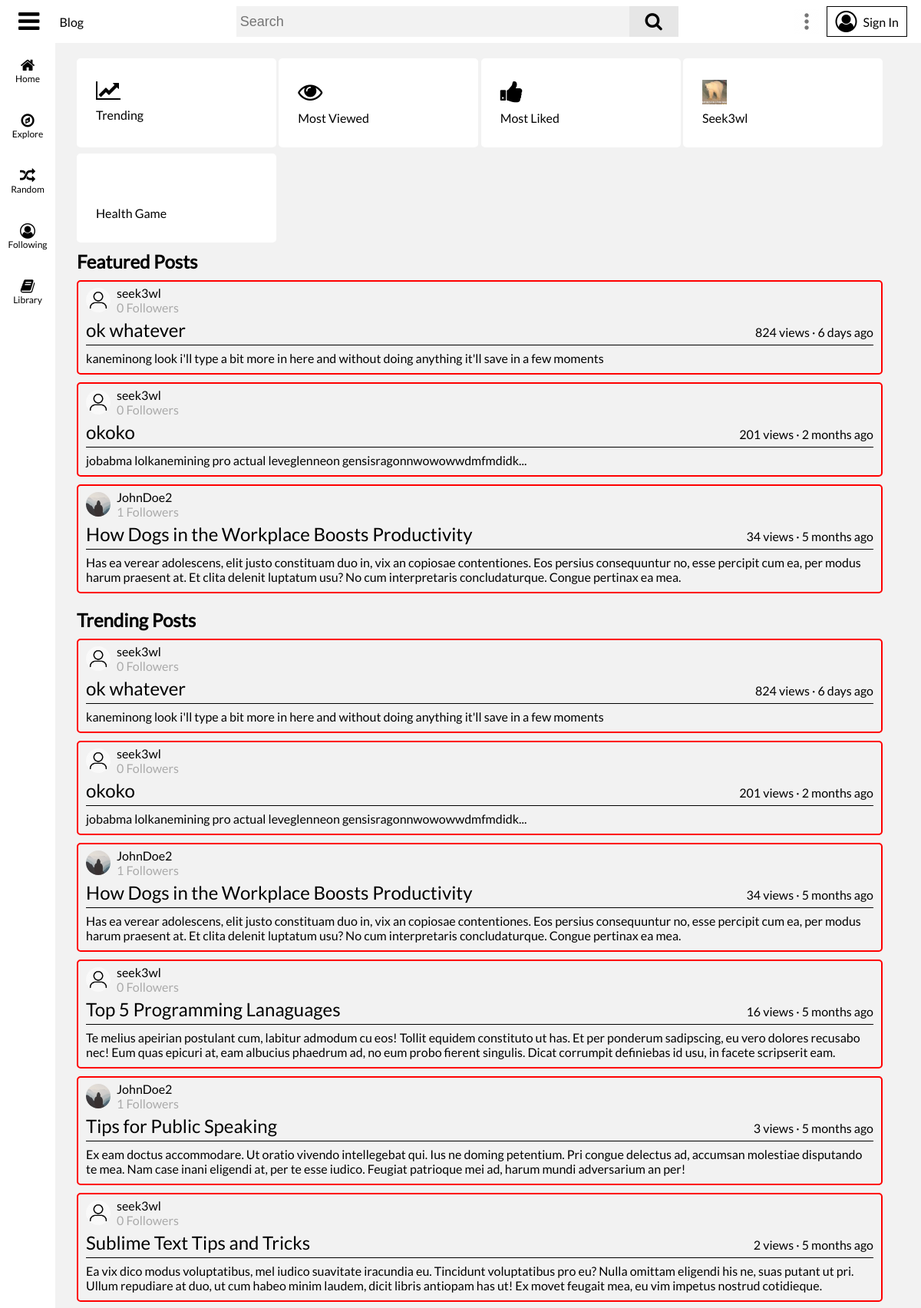
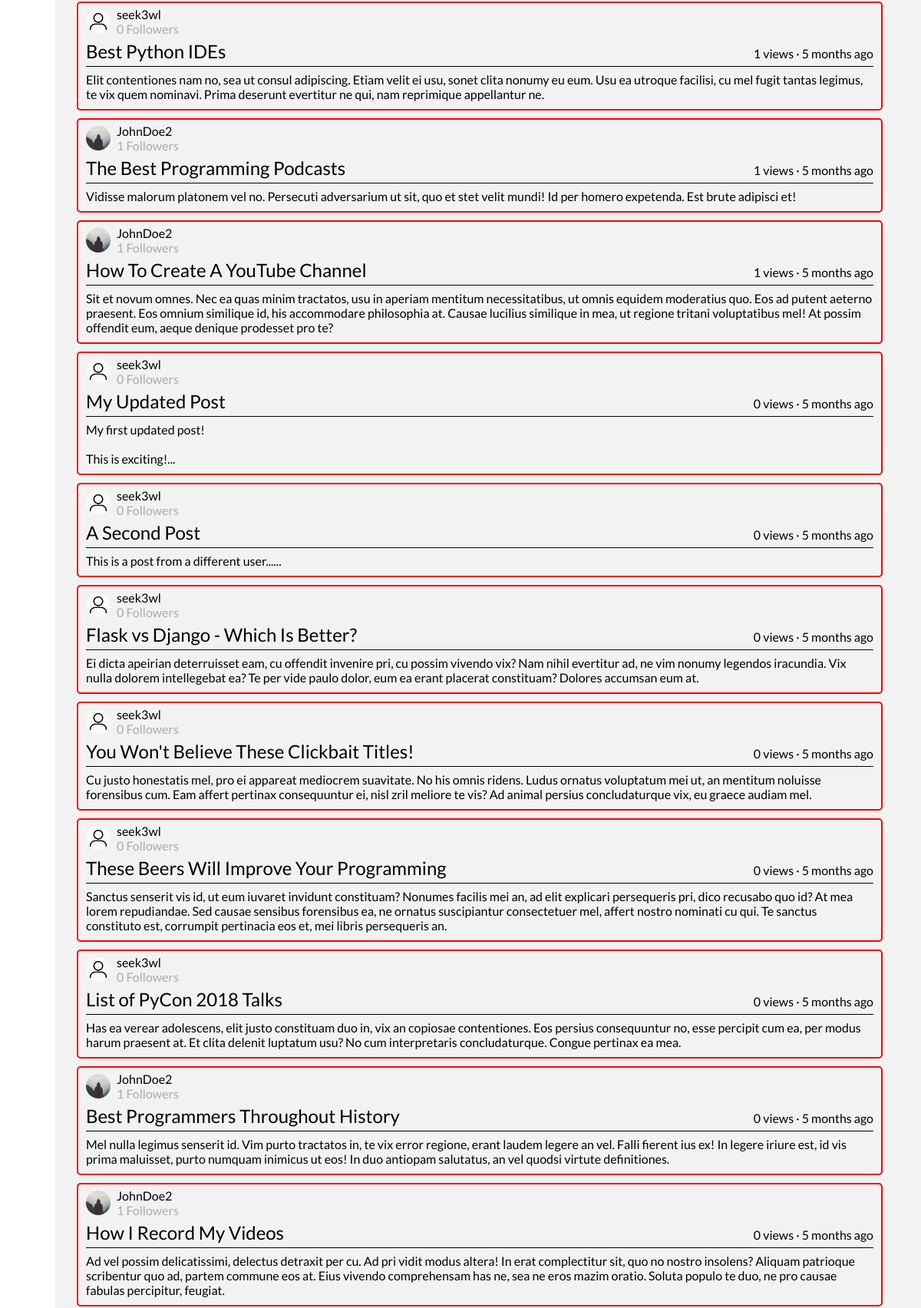
/explore (upper part), run on the app's committed database (2 pictures, top to bottom).
### flaskblog/models.py (models this page shows, shortened)
class Post(db.Model):
	id = db.Column(db.Integer, primary_key=True)
	user_id = db.Column(db.Integer, db.ForeignKey('user.id'), nullable=False)
	title = db.Column(db.String(100), nullable=False)
	date_posted = db.Column(db.DateTime, nullable=False, default=datetime.utcnow)
	content = db.Column(db.Text, nullable=False)
	views = db.Column(db.Integer, nullable=False, default=0)
	likes = db.Column(db.Integer, nullable=False, default=0)
	comments = db.relationship('Comment', backref='parent', lazy=True)
	tags = db.relationship('Tag', secondary=post_tag_cat, backref='posts_tagged')
	def date_posted_ago(self):
		date_posted = getattr(self, 'date_posted')
		return get_duration(date_posted)

class User(db.Model, UserMixin):
	id = db.Column(db.Integer, primary_key=True)
	username = db.Column(db.String(16), unique=True, nullable=False)
	email = db.Column(db.String(120), unique=True, nullable=False)
	image_file = db.Column(db.String(20), nullable=False, default='default.jpg')
	banner_image = db.Column(db.String(20), nullable=False, default='default_banner.jpg')
	description = db.Column(db.String(120), nullable=True)
	password = db.Column(db.String(60), nullable=False)
	security_question = db.Column(db.String(120), nullable=True)
	security_question_answer = db.Column(db.String(120), nullable=True)
	date_joined = db.Column(db.DateTime, default=datetime.utcnow, nullable=False)
	following = db.relationship('User', secondary=user_user_follow,
								primaryjoin=id == user_user_follow.c.follower_user_id,
								secondaryjoin=id == user_user_follow.c.following_user_id,
								backref='followers')
	media_uploads = db.relationship('Media', backref='uploader', lazy=True)
	posts_cached = db.relationship('PostCache', backref='cache_author', lazy=True)
	posts = db.relationship('Post', backref='author', lazy=True)
	posts_viewed = db.relationship('Post', secondary=user_post_view, backref='viewers')
	posts_liked = db.relationship('Post', secondary=user_post_like, backref='post_likers')
	posts_disliked = db.relationship('Post', secondary=user_post_dislike, backref='post_dislikers')
	featured_post_id = db.Column(db.Integer, nullable=True)
	comments = db.relationship('Comment', backref='author', lazy=True)
	comments_liked = db.relationship('Comment', secondary=user_comment_like, backref='comment_likers')
	comments_disliked = db.relationship('Comment', secondary=user_comment_dislike, backref='comment_dislikers')
	collections = db.relationship('Collection', backref='author', lazy=True)

### flaskblog/main/routes.py (the view, shortened to what this page needs)
@main.route('/explore')
def explore():
	explore_option = request.args.get('c')
	if explore_option == 'trending':
		trending_posts = Post.query.order_by(Post.views.desc()).limit(50).all()
		limit_content = {}
		for post in trending_posts:
			splinted = re.split('{{|}}', post.content)
			for i, splint in enumerate(splinted):
				if splint == '':
					splinted.pop(i)
				elif '*/#|>' in splint:
					splinted.pop(i)
			if len(splinted[0].split()) > 17:
				limit_content[post.id] = splinted[0].split('\n')[0]
			else:
				limit_content[post.id] = splinted[0] + '...'
		return render_template('/explore/trending.html', title='Trending', trending_posts=trending_posts,
							   limit_content=limit_content)
	elif explore_option == 'osu-mania':
		return render_template('/explore/osu_mania.html', title='Osu Mania')
	else:
		featured_posts = Post.query.order_by(Post.views.desc()).limit(3).all()
		trending_posts = Post.query.order_by(Post.views.desc()).limit(30).all()
		limit_content = {}
		for post in featured_posts + trending_posts:
			splinted = re.split('{{|}}', post.content)
			for i, splint in enumerate(splinted):
				if splint == '':
					splinted.pop(i)
				elif '*/#|>' in splint:
					splinted.pop(i)
			if len(splinted[0].split()) > 17:
				limit_content[post.id] = splinted[0].split('\n')[0]
			else:
				limit_content[post.id] = splinted[0] + '...'
		return render_template('/explore/explore.html', title='Explore', featured_posts=featured_posts,
							   trending_posts=trending_posts, limit_content=limit_content)

### flaskblog/main/forms.py
class SearchForm(FlaskForm):
    searched = SearchField(validators=[DataRequired()])

### flaskblog/main/routes.py (called while the page is built)
@main.app_context_processor
def inject_template_globals():
	if current_user.is_authenticated:
		image_file_2 = current_user.image_file
	else:
		image_file_2 = 'default.jpg'
	has_post_cache = False
	if current_user.is_authenticated:
		if PostCache.query.filter_by(user_id=current_user.id):
			has_post_cache = True
	return dict(image_file=url_for('static', filename=f'images/profile_pics/{image_file_2}'), SearchForm=SearchForm(),
				has_post_cache=has_post_cache)

### flaskblog/templates/explore/explore.html
{% extends 'base.html' %}
{% block body %}
	<div id="main-body">
		<div id="explore-categories-container">
			<div class="explore-categories">
				<a id="explore-categories-trending" class="explore-category" href="{{ url_for('main.explore', c='trending') }}">
					<i class="fa fa-line-chart" aria-hidden="true" style="font-size: 28px;"></i>
					<span>Trending</span>
				</a>
				<a id="explore-categories-most-viewed" class="explore-category" href="{{ url_for('main.explore', c='most-viewed') }}">
					<i class="fa fa-eye" aria-hidden="true" style="font-size: 32px;"></i>
					<span>Most Viewed</span>
				</a>
				<a id="explore-categories-most-liked" class="explore-category" href="{{ url_for('main.explore', c='most-liked') }}">
					<i class="fa fa-thumbs-up" aria-hidden="true" style="font-size: 32px;"></i>
					<span>Most Liked</span>
				</a>
				<a id="explore-categories-seek3wl" class="explore-category" href="{{ url_for('main.explore', c='seek3wl') }}">
					<img src="{{ url_for('static', filename='icons/seek3wl.png') }}" height="32" width="32" draggable="false">
					<span>Seek3wl</span>
				</a>
			</div>
			<div class="explore-categories" style="margin-top: 8px;">
				<a id="explore-categories-trending" class="explore-category" href="{{ url_for('main.health_game') }}">
					<img src="{{ url_for('static', filename='icons/mania.png') }}" height="32" width="32" draggable="false">
					<span>Health Game</span>
				</a>
			</div>
		</div>
		<div id="explore-featured">
			<div id="explore-featured-header">
				<h2>Featured Posts</h2>
			</div>
			{% for post in featured_posts %}
				<article class="post-container">
					<div class="post-header">
						<a href="{{ url_for('users.user_page', username=post.author.username) }}">
							<img class="post-user-img" height="32" width="32" draggable="false" src="{{ url_for('static', filename='images/profile_pics/' + post.author.image_file) }}">
						</a>
						<div class="post-header-info">
							<a href="{{ url_for('users.user_page', username=post.author.username) }}">
								{{ post.author.username }}
							</a>
							<span>{{ length(post.author.followers) }} Followers</span>
						</div>
					</div>
					<div class="post-title">
						<a href="{{ url_for('posts.post', post_id=post.id) }}">{{ post.title }}</a>
						{{ post.views }} views · {{ post.date_posted_ago() }}
					</div>
					<p class="post-content">{{ limit_content[post.id] }}</p>
				</article>
			{% endfor %}
		</div>
		<div id="explore-trending">
			<div id="explore-trending-header">
				<h2>Trending Posts</h2>
			</div>
			{% for post in trending_posts %}
				<article class="post-container">
					<div class="post-header">
						<a href="{{ url_for('users.user_page', username=post.author.username) }}">
							<img class="post-user-img" height="32" width="32" draggable="false" src="{{ url_for('static', filename='images/profile_pics/' + post.author.image_file) }}">
						</a>
						<div class="post-header-info">
							<a href="{{ url_for('users.user_page', username=post.author.username) }}">
								{{ post.author.username }}
							</a>
							<span>{{ length(post.author.followers) }} Followers</span>
						</div>
					</div>
					<div class="post-title">
						<a href="{{ url_for('posts.post', post_id=post.id) }}">{{ post.title }}</a>
						{{ post.views }} views · {{ post.date_posted_ago() }}
					</div>
					<p class="post-content">{{ limit_content[post.id] }}</p>
				</article>
			{% endfor %}
		</div>
	</div>
{% endblock %}

### flaskblog/static/main.css (style rules this page uses)
[data-theme="light"] { --primary-color: #f2f2f2; --secondary-color: #f00; --primary-color-header: #fff; --secondary-color-header: #000; --search-box: #f2f2f2; --search-box-icon: #e6e6e6; --side-menu-color: #e6e6e6; --primary-text: #000; --primary-icon: #000; }
body { margin: 0; padding: 0; background-color: var(--primary-color); font-family: 'Lato', sans-serif; }
p, h1, h2, h3, h4, h5, h6, span { color: var(--primary-text); margin: 0px; padding: 0px; }
a { color: #3ea6ff margin: 0; padding: 0; }
#main-body { display: flex; flex-direction: column; padding: 76px 50px 20px 100px; }
.post-container { display: flex; flex-direction: column; color: var(--primary-text); padding-top: 5px; padding-left: 10px; padding-right: 10px; margin-bottom: 10px; border-radius: 5px; border: 2px solid var(--secondary-color); }
.post-header { display: flex; align-items: center; }
.post-header > a { display: inline-flex; }
.post-user-img { border-radius: 50px; }
.post-header-info { display: flex; flex-direction: column; padding-left: 8px; }
.post-header-info a { color: var(--primary-text); text-decoration: none; }
.post-header-info span { color: #aaa; }
.post-title { display: flex; align-items: baseline; justify-content: space-between; border-bottom: 1px solid var(--primary-text); }
.post-title a { color: var(--primary-text); font-size: 24px; text-decoration: none; margin-top: 5px; margin-bottom: 5px; }
.post-content { color: var(--primary-text); white-space: pre-line; margin-top: 7px; margin-bottom: 10px; }
#explore-categories-container { display: flex; flex-direction: column; }
.explore-categories { display: flex; justify-content: space-between; height: 116px; }
.explore-category { display: flex; flex-direction: column; color: var(--primary-text); text-decoration: none; padding: 10px 25px; width: 20%; background-color: var(--primary-color-header); border-radius: 5px; }
.explore-category i, .explore-category img { margin-top: 18px; }
.explore-category span { margin-top: 8px; }
#explore-featured-header { color: #ffffff; margin: 10px 0; }
#explore-trending-header { color: #ffffff; margin: 10px 0; }

### data on the page
Post: image_file (placeholder picture), author.username "seek3wl", likes "0", title "ok whatever", views "824", date_posted_ago "6 days ago", limit_content "kaneminong look i'll type a bit more in here and without doing anything it'll save in a few moments"
Post: image_file (placeholder picture), author.username "seek3wl", likes "0", title "okoko", views "201", date_posted_ago "2 months ago", limit_content "jobabma lolkanemining pro actual leveglenneon gensisragonnwowowwdmfmdidk..."
Post: image_file (placeholder picture), author.username "JohnDoe2", length "1", title "How Dogs in the Workplace Boosts Productivity", views "34", date_posted_ago "5 months ago", limit_content "Has ea verear adolescens, elit justo constituam duo in, vix an copiosae contentiones. Eos persius consequuntur no, esse percipit cum ea, per modus harum praesent at. Et clita delenit luptatum usu? No cum interpretaris concludaturque. Congue pertinax ea mea."
Post: image_file (placeholder picture), author.username "seek3wl", likes "0", title "Top 5 Programming Lanaguages", views "16", date_posted_ago "5 months ago", limit_content "Te melius apeirian postulant cum, labitur admodum cu eos! Tollit equidem constituto ut has. Et per ponderum sadipscing, eu vero dolores recusabo nec! Eum quas epicuri at, eam albucius phaedrum ad, no eum probo fierent singulis. Dicat corrumpit definiebas id usu, in facete scripserit eam."
Post: image_file (placeholder picture), author.username "JohnDoe2", length "1", title "Tips for Public Speaking", views "3", date_posted_ago "5 months ago", limit_content "Ex eam doctus accommodare. Ut oratio vivendo intellegebat qui. Ius ne doming petentium. Pri congue delectus ad, accumsan molestiae disputando te mea. Nam case inani eligendi at, per te esse iudico. Feugiat patrioque mei ad, harum mundi adversarium an per!"
Post: image_file (placeholder picture), author.username "seek3wl", likes "0", title "Sublime Text Tips and Tricks", views "2", date_posted_ago "5 months ago", limit_content "Ea vix dico modus voluptatibus, mel iudico suavitate iracundia eu. Tincidunt voluptatibus pro eu? Nulla omittam eligendi his ne, suas putant ut pri. Ullum repudiare at duo, ut cum habeo minim laudem, dicit libris antiopam has ut! Ex movet feugait mea, eu vim impetus nostrud cotidieque."
Post: image_file (placeholder picture), author.username "seek3wl", likes "0", title "Best Python IDEs", views "1", date_posted_ago "5 months ago", content "Elit contentiones nam no, sea ut consul adipiscing. Etiam velit ei usu, sonet clita nonumy eu eum. Usu ea utroque facilisi, cu mel fugit tantas legimus, te vix quem nominavi. Prima deserunt evertitur ne qui, nam reprimique appellantur ne."
Post: image_file (placeholder picture), author.username "JohnDoe2", views "1", title "The Best Programming Podcasts", date_posted_ago "5 months ago", limit_content "Vidisse malorum platonem vel no. Persecuti adversarium ut sit, quo et stet velit mundi! Id per homero expetenda. Est brute adipisci et!"
Post: image_file (placeholder picture), author.username "JohnDoe2", views "1", title "How To Create A YouTube Channel", date_posted_ago "5 months ago", limit_content "Sit et novum omnes. Nec ea quas minim tractatos, usu in aperiam mentitum necessitatibus, ut omnis equidem moderatius quo. Eos ad putent aeterno praesent. Eos omnium similique id, his accommodare philosophia at. Causae lucilius similique in mea, ut regione tritani voluptatibus mel! At possim offendit eum, aeque denique prodesset pro te?"
Post: image_file (placeholder picture), author.username "seek3wl", length "0", title "My Updated Post", views "0", date_posted_ago "5 months ago", limit_content "My first updated post! This is exciting!..."
Post: image_file (placeholder picture), author.username "seek3wl", length "0", title "A Second Post", views "0", date_posted_ago "5 months ago", limit_content "This is a post from a different user......"
Post: image_file (placeholder picture), author.username "seek3wl", length "0", title "Flask vs Django - Which Is Better?", views "0", date_posted_ago "5 months ago", limit_content "Ei dicta apeirian deterruisset eam, cu offendit invenire pri, cu possim vivendo vix? Nam nihil evertitur ad, ne vim nonumy legendos iracundia. Vix nulla dolorem intellegebat ea? Te per vide paulo dolor, eum ea erant placerat constituam? Dolores accumsan eum at."
Post: image_file (placeholder picture), author.username "seek3wl", length "0", title "You Won't Believe These Clickbait Titles!", views "0", date_posted_ago "5 months ago", limit_content "Cu justo honestatis mel, pro ei appareat mediocrem suavitate. No his omnis ridens. Ludus ornatus voluptatum mei ut, an mentitum noluisse forensibus cum. Eam affert pertinax consequuntur ei, nisl zril meliore te vis? Ad animal persius concludaturque vix, eu graece audiam mel."
Post: image_file (placeholder picture), author.username "seek3wl", length "0", title "These Beers Will Improve Your Programming", views "0", date_posted_ago "5 months ago", limit_content "Sanctus senserit vis id, ut eum iuvaret invidunt constituam? Nonumes facilis mei an, ad elit explicari persequeris pri, dico recusabo quo id? At mea lorem repudiandae. Sed causae sensibus forensibus ea, ne ornatus suscipiantur consectetuer mel, affert nostro nominati cu qui. Te sanctus constituto est, corrumpit pertinacia eos et, mei libris persequeris an."
Post: image_file (placeholder picture), author.username "seek3wl", length "0", title "List of PyCon 2018 Talks", views "0", date_posted_ago "5 months ago", limit_content "Has ea verear adolescens, elit justo constituam duo in, vix an copiosae contentiones. Eos persius consequuntur no, esse percipit cum ea, per modus harum praesent at. Et clita delenit luptatum usu? No cum interpretaris concludaturque. Congue pertinax ea mea."
Post: image_file (placeholder picture), author.username "JohnDoe2", length "1", title "Best Programmers Throughout History", views "0", date_posted_ago "5 months ago", limit_content "Mel nulla legimus senserit id. Vim purto tractatos in, te vix error regione, erant laudem legere an vel. Falli fierent ius ex! In legere iriure est, id vis prima maluisset, purto numquam inimicus ut eos! In duo antiopam salutatus, an vel quodsi virtute definitiones."
Post: image_file (placeholder picture), author.username "JohnDoe2", length "1", title "How I Record My Videos", views "0", date_posted_ago "5 months ago", content "Ad vel possim delicatissimi, delectus detraxit per cu. Ad pri vidit modus altera! In erat complectitur sit, quo no nostro insolens? Aliquam patrioque scribentur quo ad, partem commune eos at. Eius vivendo comprehensam has ne, sea ne eros mazim oratio. Soluta populo te duo, ne pro causae fabulas percipitur, feugiat."
